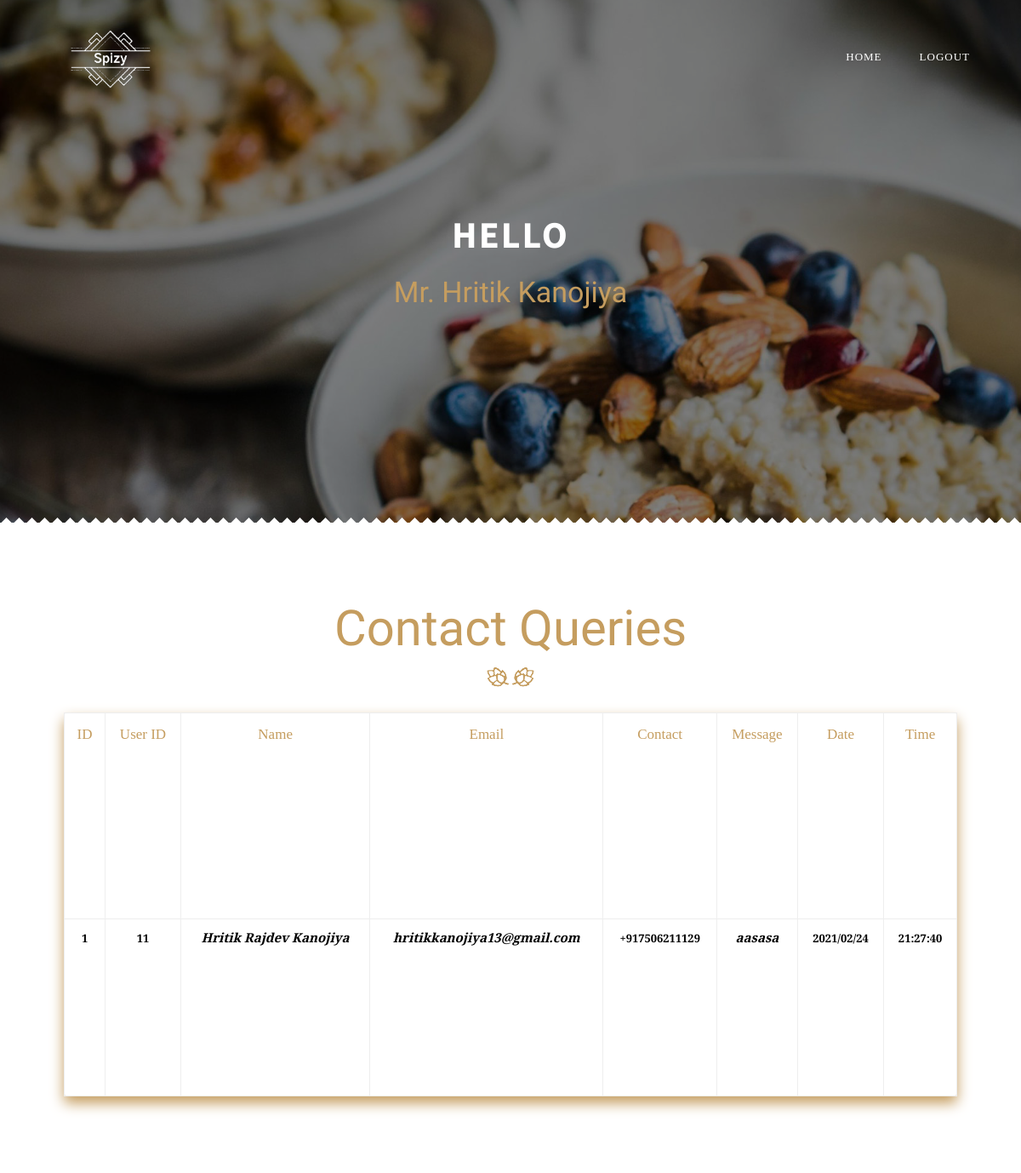
The app's page /admin/view_contacts.php (signed in) with its own data.
### tables this page shows
CREATE TABLE `admin_data` (
  `id` int(50) NOT NULL,
  `name` varchar(100) NOT NULL,
  `email` varchar(100) NOT NULL,
  `password` varchar(100) NOT NULL
);

CREATE TABLE `contact_us_data` (
  `id` int(50) NOT NULL,
  `user_id` int(50) NOT NULL,
  `name` varchar(100) NOT NULL,
  `email` varchar(100) NOT NULL,
  `phone` varchar(100) NOT NULL,
  `message` varchar(100) NOT NULL,
  `date` varchar(100) NOT NULL,
  `time` varchar(100) NOT NULL
);

### admin/view_contacts.php (the view, shortened to what this page needs)
<?php
if($_SESSION['admin_active'] == True)
{
    $admin_active_id = $_SESSION['admin_active_id'];
}else
{
    $admin_active = "False";
}
include('../php/db_connect.php');
if($_SESSION['admin_active'] == True){
$contact = mysqli_query($spizy_db_con,"SELECT * FROM contact_us_data");
}
?>
<!DOCTYPE HTML>
<html lang="en">
<head>
    <link href="https://cdn.jsdelivr.net/npm/bootstrap@5.0.0-beta1/dist/css/bootstrap.min.css" rel="stylesheet">
    <link rel="stylesheet" href="https://cdnjs.cloudflare.com/ajax/libs/font-awesome/5.15.2/css/all.min.css" />
    <link rel="stylesheet" href="https://getdatepicker.com/5-4/theme/css/tempusdominus-bootstrap-4.css">
    <link type="text/css" rel="stylesheet" href="../css/reset.css">
    <link type="text/css" rel="stylesheet" href="../css/plugins.css">
    <link type="text/css" rel="stylesheet" href="../css/style.css">
    <link type="text/css" rel="stylesheet" href="../css/color.css">
</head>
<body>
        <?php include('loader.php')?>
    <div id="main">
        <header>
            <div class="header-inner">
                <div class="container">
                    <div class="logo-holder">
                        <a href="index.php">
                            <img src="../images/logo.jpg" class="respimg logo-vis" alt="">
                        </a>
                    </div>
                    <div class="nav-holder" style="margin-top: 20px;">
                        <nav>
                            <ul>
                                <?php
                                    if($_SESSION['admin_active'] == True)
                                    {
                                        echo "<li><a href='index.php'>Home</a></li>";
                                        echo "<li><a href='logout.php'>Logout</a></li>";
                                    }
                                ?>
                            </ul>
                        </nav>
                    </div>
                </div>
            </div>
        </header>
        <div id="wrapper">
            <div class="content">
                <section class="parallax-section header-section">
                    <div class="bg bg-parallax" style="background-image:url(../images/bg/32.jpg)"
                        data-top-bottom="transform: translateY(300px);"
                        data-bottom-top="transform: translateY(-300px);"></div>
                    <div class="overlay"></div>
                    <div class="container">
                        <h2>Hello</h2>
                        <h3>
                            <?php $query = mysqli_query($spizy_db_con,"SELECT * FROM admin_data WHERE id = '$admin_active_id'");
                            $dummy_array = mysqli_fetch_array($query);
                            if($dummy_array > 0){
                                echo $dummy_array['name'];
                            }else{
                                echo "Not Found";
                            } ?>
                        </h3>
                    </div>
                </section>
                <section style="max-height:1000px;">
                    <div class="triangle-decor"></div>
                    <div class="container">
                    <div class="section-title">
                        <h3>Contact Queries</h3>
                        <div class="separator color-separator"></div>
                    </div>
                        <table class="table table-border rounded-3 checkout-table" style="box-shadow: 0 .5rem 1rem rgb(197 157 95)!important; max-width: 1050px; float: none; margin: auto;">
                            <tbody style="padding:50px 0px;height: 450px;overflow: auto;">
                                <tr>
                                    <th class="cart_table_desc">ID</th>
                                    <th class="cart_table_desc">User ID</th>
                                    <th class="cart_table_desc">Name</th>
                                    <th class="cart_table_desc">Email</th>
                                    <th class="cart_table_desc">Contact</th>
                                    <th class="cart_table_desc">Message</th>
                                    <th class="cart_table_desc">Date</th>
                                    <th class="cart_table_desc">Time</th>
                                    <?php
                                        if($_SESSION['admin_active'] == True){
                                        $response = '';
                                        while ($contact_array = mysqli_fetch_array($contact)){
                                        $response .=
                                        '<tr>
                                            <td>
                                                <h5 class="order-money">'.$contact_array['id'].'</h5>
                                            </td>
                                            <td>
                                                <h5 class="order-money">'.$contact_array['user_id'].'</h5>
                                            </td>
                                            <td>
                                                <h5 class="product-name">'.$contact_array['name'].'</h5>
                                            </td>
                                            <td>
                                                <h5 class="product-name">'.$contact_array['email'].'</h5>
                                            </td>
                                            <td>
                                                <h5 class="order-money">'.$contact_array['phone'].'</h5>
                                            </td>
                                            <td>
                                                <h5 class="product-name">'.$contact_array['message'].'</h5>
                                            </td>
                                            <td>
                                                <h5 class="order-money">'.$contact_array['date'].'</h5>
                                            </td>
                                            <td>
                                                <h5 class="order-money">'.$contact_array['time'].'</h5>
                                            </td>
                                        </tr>';
                                        }
                                        echo $response;
                                    }
                                ?>
                                </tr>
                            </tbody>
                        </table>
                    </div>
                </section>
            </div>
        </div>
    </div>
</body>
</html>

### css/plugins.css (style rules this page uses)
@media (min-width:768px) { .container { width:750px } }
@media (min-width:992px) { .container { width:970px } }
@media (min-width:1200px) { .container { width:1170px } }
.clearfix:before,.clearfix:after,.container:before,.container:after,.container-fluid:before,.container-fluid:after,.row:before,.row:after { content:" ";display:table }
.clearfix:after,.container:after,.container-fluid:after,.row:after { clear:both }

### css/color.css (style rules this page uses)
.nav-separator:before , .nav-separator:after , nav:after , .bold-separator:before , .bold-separator:after , #submit:hover , .to-top-holder:before , .ic__days .ic__day_state_current , .ic__days .ic__day_state_selected , .ic__days .ic__day:hover , .scroll-nav li a.actscroll:before , .scroll-nav ul:before, .scroll-nav ul:after , footer:after , .hot-desc , .content-pagination a.current-page , .content-pagination a:hover , .shopping-cart-link-count , .quantity input.qty , .order-count , .hero-title h4:before , .hero-title h4:after , .current-page , .pagination a:hover { background:#C59D5F; }
nav li a.act-link , nav li a:hover , .nav-social h3 , .nav-social li a:hover , .parallax-section h3 , .section-title h3 , .team-slider h3 , #submit , .to-top , #submit-res , .link , .tooltip , .hero-link a:hover , .to-top-holder p span , #twitter-feed li a , .twitter-holder .customNavigation a:hover , #subscribe .subscribe-button , .twitter-holder .customNavigation a.twit-link , .footer-social h3 , .footer-contacts li a:hover , .footer-social ul li a:hover , .subscribe-message i , .section-icon , .testimonials-holder h4 a , .chefinfo , .team-social li a:hover , .team-modal h5 , .popup-modal-dismiss:hover , .promotion-price , .big-number a , .testimonials-holder .customNavigation a:hover , .testimonials-slider ul li , .menu-item a:hover , .product-cats li a , .product-price a , .shopping-cart-link , .subnav a:hover span , .product-rating , .product-item-price span , .quantity a , .product-meta span a , .tabs-menu .current a , .order-money , .product-name a:hover , .product-name , .coupon-holder button:hover , .cart-totals button , .search-submit , .post-tags li a:hover, .tagcloud li a:hover , .post-link:hover , .slides-navigation a:hover , .post-meta i , .gallery-filters a.gallery-filter-active , .box-item i , .fullheight-carousel-holder .customNavigation a:hover , .carousel-link-holder h4 , #success_page p strong { color:#C59D5F; }

### admin/loader.php (style rules this page uses)
body { background-color: rgb(0, 0, 0); }

### records on screen
admin_data: name "Mr. Hritik Kanojiya"
contact_us_data: id "1", user "11", name "Hritik Rajdev Kanojiya", email "hritikkanojiya13@gmail.com", phone "+917506211129", message "aasasa", date "2021/02/24", time "21:27:40"
